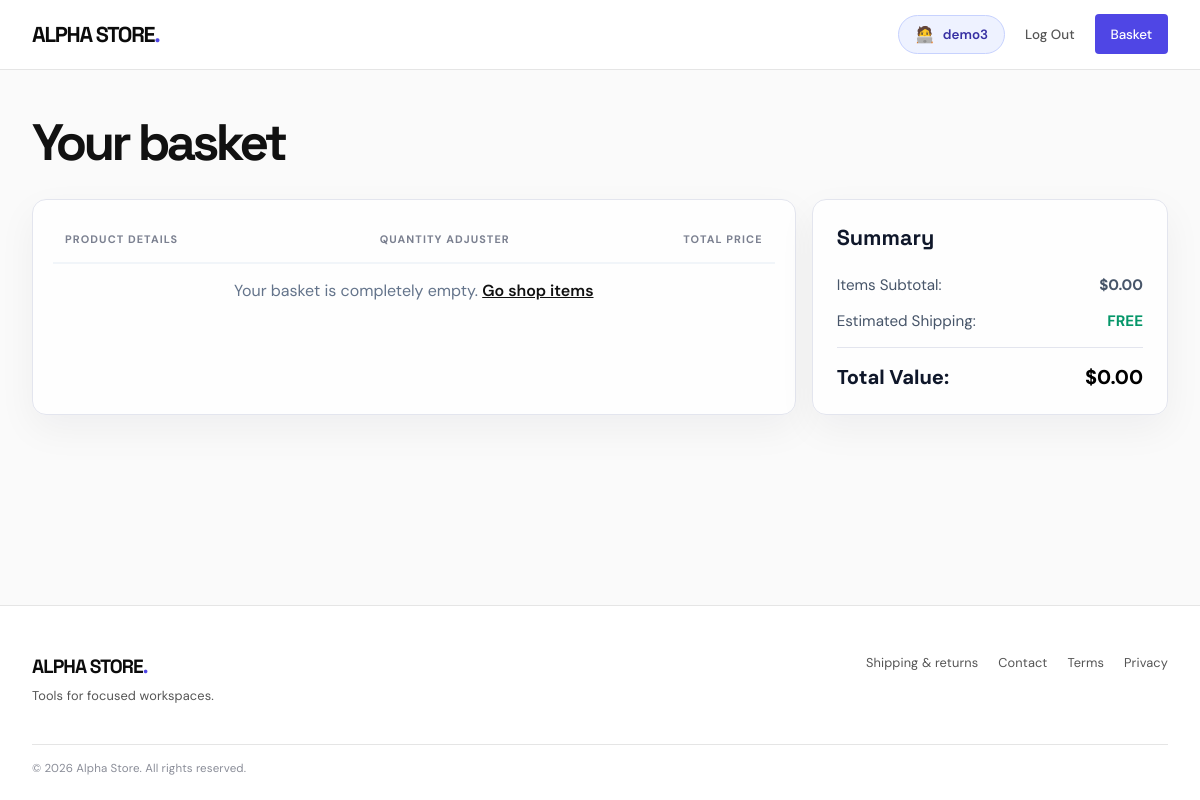
The page /cart/ (signed in) on the database as committed earlier.
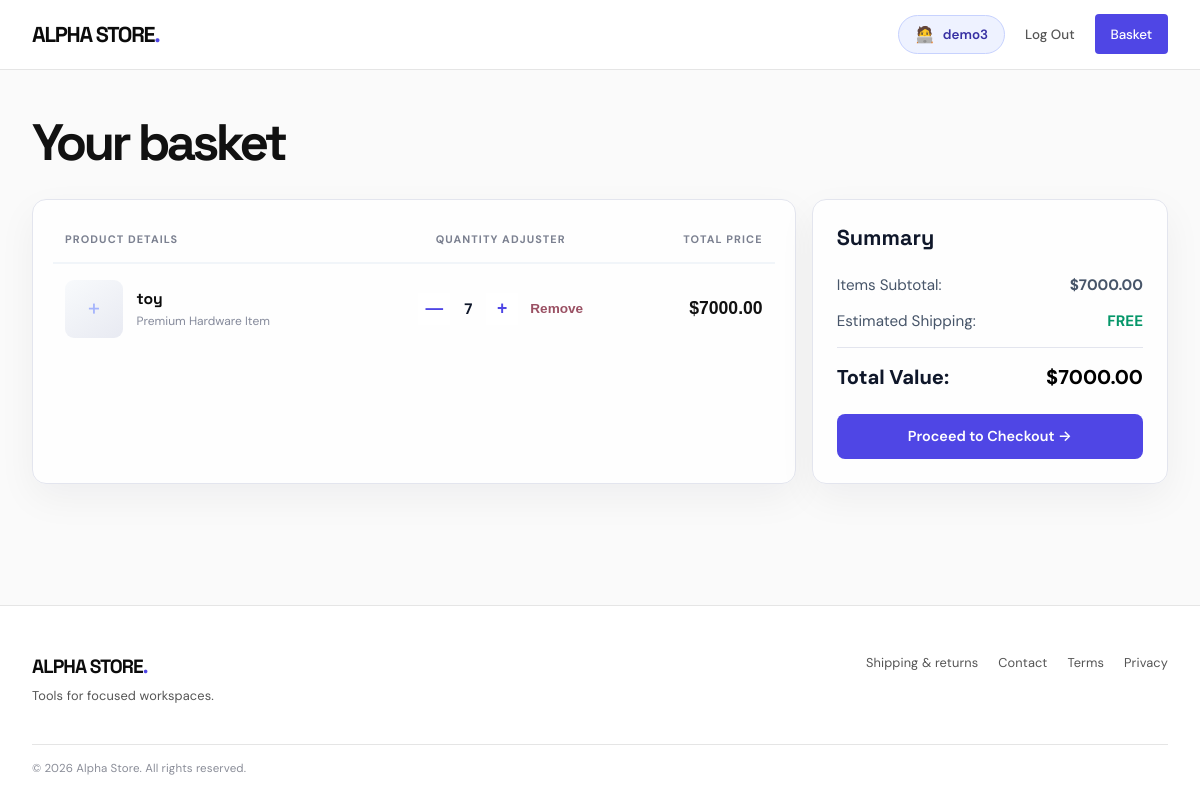
The same page on the database as committed later.
### shop/models.py (models this page shows, shortened)
class Product(models.Model):
    name = models.CharField(max_length=200)
    description = models.TextField()
    price = models.DecimalField(max_digits=10, decimal_places=2)
    in_stock = models.BooleanField(default=True)
    image = models.ImageField(upload_to='products/', null=True, blank=True)
    @property
    def has_image(self):
        return bool(self.image and self.image.storage.exists(self.image.name))

### shop/views.py (the view, shortened to what this page needs)
# urls.py: path('cart/', views.view_cart, name='view_cart'),
def view_cart(request):
    items = []
    total_price = 0.0
    if request.user.is_authenticated:
        db_items = CartItem.objects.filter(user=request.user)
        for item in db_items:
            sub = float(item.product.price) * int(item.quantity)
            total_price += sub
            items.append({
                'product': item.product,
                'quantity': int(item.quantity),
                'subtotal': f"{sub:.2f}"
            })
    context = {
        'items': items,
        'total_price': f"{total_price:.2f}"
    }
    return render(request, 'cart.html', context)

### shop/templates/cart.html (shortened to what this page needs)
{% extends 'base.html' %}
{% block content %}
<h1 class="cart-page-title">Your basket</h1>
<div class="cart-wrapper" id="cart-container-box">
    <div class="cart-main-panel">
        <table class="cart-table">
            <thead>
                <tr>
                    <th>Product Details</th>
                    <th style="text-align: center;">Quantity Adjuster</th>
                    <th style="text-align: right;">Total Price</th>
                </tr>
            </thead>
            <tbody id="cart-items-body">
                {% if items %}
                    {% for item in items %}
                    <tr id="row-{{ item.product.id }}">
                        <td class="cart-product-cell">
                            <div class="cart-product-visual">
                                {% if item.product.has_image %}
                                    <img src="{{ item.product.image.url }}" alt="{{ item.product.name }}">
                                {% else %}
                                    <span aria-hidden="true">+</span>
                                {% endif %}
                            </div>
                            <div class="cart-product-copy">
                            <div class="product-title">{{ item.product.name }}</div>
                            <div class="product-meta">Premium Hardware Item</div>
                            </div>
                        </td>
                        <td style="text-align: center;">
                            <div style="display: flex; align-items: center; justify-content: center;">
                                <button type="button" class="qty-btn" onclick="modifyCartNative('decrease', '{{ item.product.id }}')">—</button>
                                <span class="qty-val" id="qty-{{ item.product.id }}">{{ item.quantity|default:"1" }}</span>
                                <button type="button" class="qty-btn" onclick="modifyCartNative('increase', '{{ item.product.id }}')">+</button>
                                <button type="button" class="remove-action-btn" onclick="modifyCartNative('remove', '{{ item.product.id }}')">Remove</button>
                            </div>
                        </td>
                        <td style="text-align: right; font-weight: 800; color: #111111; font-size: 1.1rem; font-family: 'Plus Jakarta Sans', sans-serif;">
                            $<span id="subtotal-{{ item.product.id }}">{{ item.subtotal }}</span>
                        </td>
                    </tr>
                    {% endfor %}
                {% else %}
                    <tr id="empty-row-msg">
                        <td colspan="3" style="text-align: center; color: #64748b; padding: 3rem 0;">Your basket is completely empty. <a href="/" style="color: #111111; font-weight: 600; text-decoration: underline;">Go shop items</a></td>
                    </tr>
                {% endif %}
            </tbody>
        </table>
    </div>
    <div class="summary-card" id="summary-card-block">
        <h3 class="summary-title">Summary</h3>
        <div class="summary-row">
            <span>Items Subtotal:</span>
            <strong>$<span class="grand-total-val">{{ total_price|default:"0.00" }}</span></strong>
        </div>
        <div class="summary-row">
            <span>Estimated Shipping:</span>
            <span style="color: #059669; font-weight: 700;">FREE</span>
        </div>
        <div class="summary-total">
            <span>Total Value:</span>
            <span style="color: #000000; font-weight: 800;">$<span class="grand-total-val">{{ total_price|default:"0.00" }}</span></span>
        </div>
        <div id="checkout-btn-wrapper">
            {% if items %}
                <a href="/checkout/" class="checkout-action-btn">Proceed to Checkout →</a>
            {% endif %}
        </div>
    </div>
</div>
{% endblock %}

Rows that differ between the two databases and show on the page:
now on this page (row edited): Product: product.name "toy", quantity "7", subtotal "7000.00"
Other text that changed with them:
{{ total_price|default:"0.00" }}: "0.00" → "7000.00"
text no longer shown: "Your basket is completely empty. Go shop items"
text now shown: "Proceed to Checkout →"
